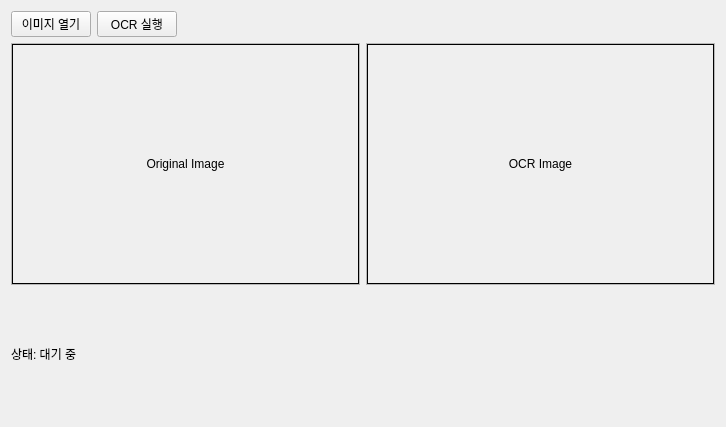
<?xml version="1.0" encoding="UTF-8"?>
<ui version="4.0">
 <class>Widget</class>
 <widget class="QWidget" name="Widget">
  <property name="geometry">
   <rect>
    <x>0</x>
    <y>0</y>
    <width>726</width>
    <height>427</height>
   </rect>
  </property>
  <property name="windowTitle">
   <string>OCR Viewer</string>
  </property>
  <layout class="QVBoxLayout" name="mainLayout" stretch="0,0,0">
   <item>
    <layout class="QHBoxLayout" name="buttonLayout">
     <item>
      <widget class="QPushButton" name="openButton">
       <property name="text">
        <string>이미지 열기</string>
       </property>
      </widget>
     </item>
     <item>
      <widget class="QPushButton" name="ocrButton">
       <property name="text">
        <string>OCR 실행</string>
       </property>
      </widget>
     </item>
     <item>
      <spacer name="buttonSpacer">
       <property name="orientation">
        <enum>Qt::Horizontal</enum>
       </property>
       <property name="sizeHint" stdset="0">
        <size>
         <width>40</width>
         <height>20</height>
        </size>
       </property>
      </spacer>
     </item>
    </layout>
   </item>
   <item>
    <layout class="QHBoxLayout" name="imageLayout">
     <item>
      <widget class="QFrame" name="originalFrame">
       <property name="frameShape">
        <enum>QFrame::StyledPanel</enum>
       </property>
       <property name="frameShadow">
        <enum>QFrame::Raised</enum>
       </property>
       <layout class="QVBoxLayout" name="originalLayout">
        <property name="spacing">
         <number>0</number>
        </property>
        <property name="leftMargin">
         <number>0</number>
        </property>
        <property name="topMargin">
         <number>0</number>
        </property>
        <property name="rightMargin">
         <number>0</number>
        </property>
        <property name="bottomMargin">
         <number>0</number>
        </property>
        <item>
         <widget class="QLabel" name="labelOriginalImage">
          <property name="minimumSize">
           <size>
            <width>320</width>
            <height>240</height>
           </size>
          </property>
          <property name="frameShape">
           <enum>QFrame::Box</enum>
          </property>
          <property name="text">
           <string>Original Image</string>
          </property>
          <property name="scaledContents">
           <bool>true</bool>
          </property>
          <property name="alignment">
           <set>Qt::AlignCenter</set>
          </property>
         </widget>
        </item>
       </layout>
      </widget>
     </item>
     <item>
      <widget class="QFrame" name="ocrFrame">
       <property name="frameShape">
        <enum>QFrame::StyledPanel</enum>
       </property>
       <property name="frameShadow">
        <enum>QFrame::Raised</enum>
       </property>
       <layout class="QVBoxLayout" name="ocrLayout">
        <property name="spacing">
         <number>0</number>
        </property>
        <property name="leftMargin">
         <number>0</number>
        </property>
        <property name="topMargin">
         <number>0</number>
        </property>
        <property name="rightMargin">
         <number>0</number>
        </property>
        <property name="bottomMargin">
         <number>0</number>
        </property>
        <item>
         <widget class="QLabel" name="labelOcrImage">
          <property name="minimumSize">
           <size>
            <width>320</width>
            <height>240</height>
           </size>
          </property>
          <property name="frameShape">
           <enum>QFrame::Box</enum>
          </property>
          <property name="text">
           <string>OCR Image</string>
          </property>
          <property name="scaledContents">
           <bool>true</bool>
          </property>
          <property name="alignment">
           <set>Qt::AlignCenter</set>
          </property>
         </widget>
        </item>
       </layout>
      </widget>
     </item>
    </layout>
   </item>
   <item>
    <widget class="QLabel" name="statusLabel">
     <property name="text">
      <string>상태: 대기 중</string>
     </property>
     <property name="alignment">
      <set>Qt::AlignLeading|Qt::AlignLeft|Qt::AlignVCenter</set>
     </property>
    </widget>
   </item>
  </layout>
 </widget>
 <resources/>
 <connections/>
</ui>
